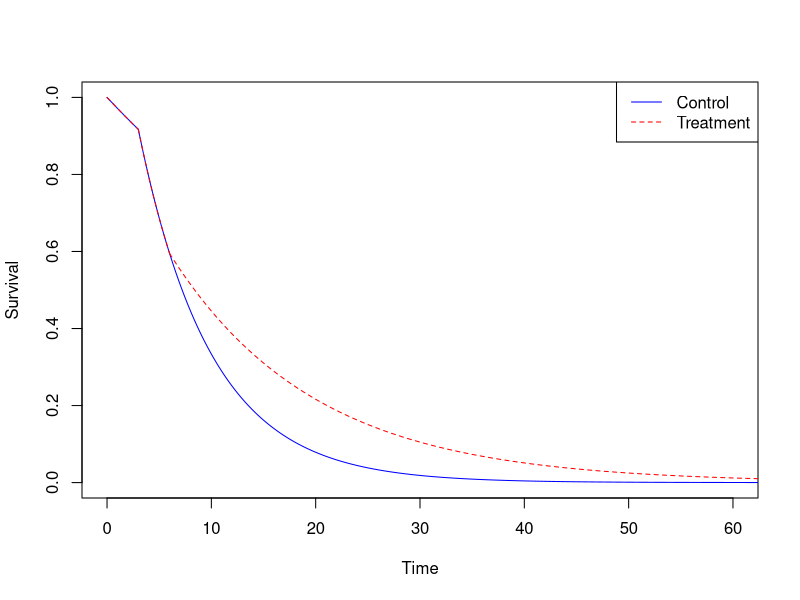

Generate this figure with R:
lambdac <- log(2)/24
T1 <- 3
HR1 <- 5
T2 <- 6
HR2 <- 2.5
recTime <- 6

numPatients <- 340

#Control survival lines
controlTime1 <- seq(0, T1, by=0.01)
controlSurv1 <- exp(-lambdac*controlTime1)

controlTime2 <- seq(T1, 100, by=0.01)
controlSurv2 <- exp(-lambdac*T1 - lambdac*HR1*(controlTime2-T1))


#Treatment survival lines
treatmentTime1 <- seq(0, T1, by=0.01)
treatmentSurv1 <- exp(-lambdac*treatmentTime1)

treatmentTime2 <- seq(T1, T2, by=0.01)
treatmentSurv2 <- exp(-lambdac*T1 - lambdac*HR1*(treatmentTime2-T1))

treatmentTime3 <- seq(T2, 100, by=0.01)
treatmentSurv3 <- exp(-lambdac*T1 - lambdac*HR1*(T2-T1) - lambdac*HR2*(treatmentTime3-T2))

# Plotting
plot(controlTime1, controlSurv1, type = "l", ylim = c(0,1), xlim = c(0,60), xlab = "Time", ylab = "Survival", col = "blue")
lines(controlTime2, controlSurv2, col = "blue")
lines(treatmentTime1, treatmentSurv1, col = "red", lty = 2)
lines(treatmentTime2, treatmentSurv2, col = "red", lty = 2)
lines(treatmentTime3, treatmentSurv3, col = "red", lty  = 2)
legend("topright", legend = c("Control", "Treatment"), lty = 1:2, col = c("blue", "red"))



# 
# #Simulate from these survival curves
# CP1 <- exp(-lambdac*T1)
# CP2 <- exp(-lambdac*T1 - lambdac*HR1*(T2-T1))
# u <- runif(numPatients)
# controlData <- ifelse(u>CP1, -log(u)/lambdac, (1/(lambdac*HR1))*(lambdac*HR1*T1-log(u)-lambdac*T1))
# u <- runif(numPatients)
# treatmentData <- ifelse(u>CP1, -log(u)/lambdac, ifelse(u<CP2, (1/(lambdac*HR2))*(lambdac*HR2*T2-log(u)-lambdac*T1-lambdac*HR1*(T2-T1)), (1/(lambdac*HR1))*(lambdac*HR1*T1-log(u)-lambdac*T1)))
# 
# controlData <- data.frame(time = controlData, status = 1)
# kmcontrol <- survfit(Surv(time, status)~1, data = controlData)
# #lines(kmcontrol, conf.int = F, col = "red", lty = 2)
# 
# treatmentData <- data.frame(time = treatmentData, status = 1)
# kmtreatment <- survfit(Surv(time, status)~1, data = treatmentData)
# 
# lines(kmtreatment, conf.int = F, col = "red", lty = 2)
